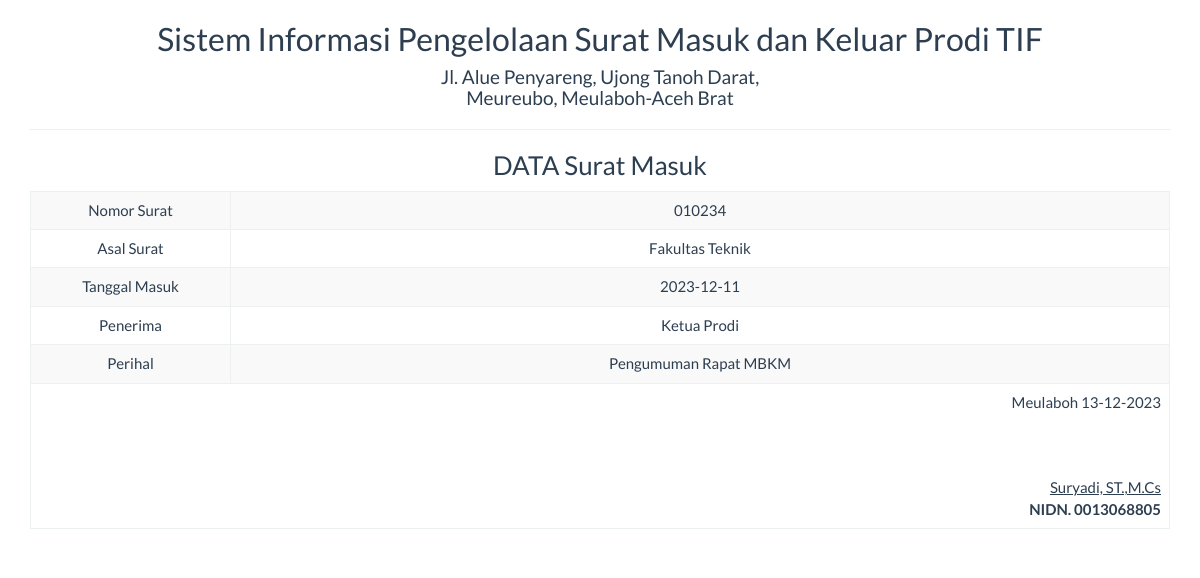
The app's page /report/s_masuk_satu.php?id=20 with its own data.
### tables this page shows
CREATE TABLE `tb_suratmasuk` (
  `id` int(5) NOT NULL,
  `no_surat` varchar(15) NOT NULL,
  `asal_surat` varchar(20) NOT NULL,
  `tgl_masuk` date NOT NULL,
  `penerima` varchar(50) NOT NULL,
  `perihal` varchar(50) NOT NULL,
  `pdfFile` text DEFAULT NULL
);

### report/s_masuk_satu.php (the view, shortened to what this page needs)
<!DOCTYPE html>
<html>
    <head>
        <link href="../Assets/css/bootstrap.min.css" rel="stylesheet" type="text/css"/>
    </head>
    <body onload="print()">
        <?php
        include '../config/koneksi.php';
        $sql = "SELECT * FROM tb_suratmasuk WHERE id='" . $_GET ['id'] . "'";
        $query = mysqli_query($koneksi, $sql) or die("SQL Detail error");
        $data = mysqli_fetch_array($query);
        ?>
        <div class="container">
            <div class='row'>
                <div class="col-sm-12">
                    <div class="text-center">
                        <h2>Sistem Informasi Pengelolaan Surat Masuk dan Keluar Prodi TIF </h2>
                        <h4>Jl. Alue Penyareng, Ujong Tanoh Darat, <br> Meureubo, Meulaboh-Aceh Brat</h4>
                        <hr>
                        <h3>DATA Surat Masuk</h3>
                        <table class="table table-bordered table-striped table-hover">
                            <tbody>
								<tr>
                                    <td>Nomor Surat</td> <td><?= $data['no_surat'] ?></td>
                                </tr>
                                <tr>
                                    <td width="200">Asal Surat</td> <td><?= $data['asal_surat'] ?></td>
                                </tr>
								<tr>
                                    <td>Tanggal Masuk</td> <td><?= $data['tgl_masuk'] ?></td>
                                </tr>
								<tr>
                                    <td>Penerima</td> <td><?= $data['penerima'] ?></td>
                                </tr>
								<tr>
                                    <td>Perihal</td> <td><?= $data['perihal'] ?></td>
                                </tr>
                            </tbody>
                            <tfoot>
                                <tr>
                                    <td colspan="2" class="text-right">
                                        Meulaboh  <?= date("d-m-Y") ?>
                                        <br><br><br><br>
                                        <u>Suryadi, ST.,M.Cs<strong></u><br>
                                        NIDN. 0013068805
									</td>
								</tr>
							</tfoot>
                        </table>
                    </div>
                </div>
            </div>
    </body>
</html>

### records on screen
tb_suratmasuk: no_surat "010234", asal_surat "Fakultas Teknik", tgl_masuk "2023-12-11", penerima "Ketua Prodi", perihal "Pengumuman Rapat MBKM"
